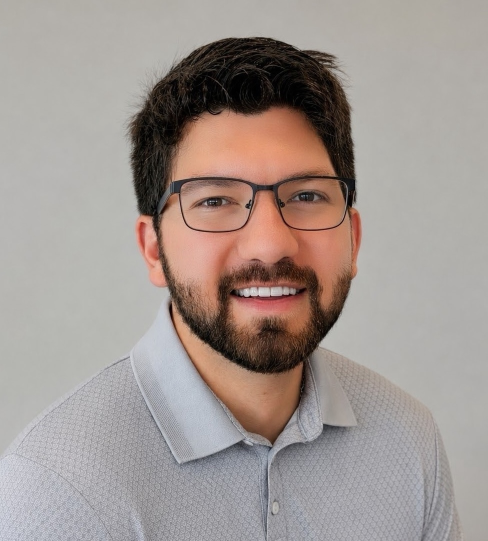
#> input picture assets/myPhoto.jpeg, 975 x 1082 px (shown at 1/2 size)
$ python build.py
#> lines starting #> are read from the running program, lines starting #| are printed output that depends on the picture
#!/usr/bin/env python3
"""Bake assets/portrait-ascii.js — the data behind the hero's ASCII portrait.

Pipeline: crop the headshot -> estimate depth with Depth Anything V2 -> reduce
both to a character grid -> emit a small base64 data file that script.js rotates
under the pointer.

    uv venv --python 3.13 .venv
    uv pip install --python .venv/bin/python numpy pillow onnxruntime
    curl -L -o depth_model.onnx \
      https://huggingface.co/onnx-community/depth-anything-v2-small/resolve/main/onnx/model.onnx
    .venv/bin/python build.py

The 94MB model is deliberately not in the repo — this runs once when the photo
changes, and the ~20KB it produces is what ships.

Notes on the numbers below, all of them arrived at by looking at the output:

* CROP is head-tight. The obvious framing (the same bust the photo showed) puts
  the shirt across the bottom third at the same luminance as the skin, and in a
  character grid the two merge into one bright slab with the face lost in it.

* The tone is the photo's own, levelled and lightly sharpened — NOT the depth
  map's shading. Lambert shading off a depth map this smooth washes out exactly
  the features that carry a likeness (brows, glasses, beard), and the result
  reads as an anonymous bust. The relief earns its keep in the rotation instead:
  parallax, occlusion, and a light shading term the renderer applies per frame.

* Cells are 1..255 inside the subject and 0 outside. Reserving 0 for "not drawn"
  means the mask rides along in the tone grid instead of needing its own.
"""
import base64
from pathlib import Path

import numpy as np
import onnxruntime as ort
from PIL import Image, ImageFilter

ROOT = Path(__file__).resolve().parents[2]
SRC = ROOT / "assets" / "myPhoto.jpeg"
OUT = ROOT / "assets" / "portrait-ascii.js"
MODEL = Path(__file__).parent / "depth_model.onnx"

CROP = (162, 0, 810, 864)   # 3:4, hair top ~7% down, chin ~81%
COLS, ROWS = 96, 77         # 96*0.6 / 77 ≈ 3:4 in JetBrains Mono's cell
RAMP = " .:-=+*#%@"
BG_SPLIT = 0.30             # inverse depth below this is the seamless backdrop
ZDEPTH = 0.42               # relief depth, in units of the plate's width
USM_RADIUS, USM_AMOUNT = 12, 1.1
GAMMA = 1.35
FADE = 0.16                 # bottom fraction over which the bust dissolves
LIGHT = np.array([-0.45, -0.55, 0.70])
LIGHT /= np.linalg.norm(LIGHT)

DX, DY = 1 / COLS, (4 / 3) / ROWS

# ── The invented sides ──────────────────────────────────────────────────────
# Each row of the head is treated as a horizontal slice through the skull. The
# photo gives the front of that slice; these continue the same ellipse past the
# silhouette so there is surface to show when the head turns. Everything out
# here is a guess — an anatomically-shaped one, but a guess.
WRAP_DEG = 46.0             # how far past the silhouette to build
WRAP_BACK = 0.85            # back-of-skull depth, as a fraction of half-width
WRAP_BLEND = 22.0           # degrees over which face curvature becomes skull
WRAP_FADE = 0.5             # tone multiplier at the far edge of the invention
WRAP_STEP = 1.2             # angular sampling, degrees
EAR_ROWS = (34, 45)         # grid rows: brow to nose-base, where ears live
EAR_ANG = (98.0, 128.0)     # degrees past front — the widest part of the skull
EAR_OUT = 0.055             # protrusion in plate widths, ~2cm on a real head


def depth_of(img):
    """Relative inverse depth, 0..1, larger = nearer."""
    w, h = img.size
    sw, sh = 518 / w, 518 / h
    s = sw if abs(1 - sw) < abs(1 - sh) else sh          # DPT keeps aspect
    tw, th = int(round(w * s / 14)) * 14, int(round(h * s / 14)) * 14
    x = np.asarray(img.resize((tw, th), Image.BICUBIC), np.float32) / 255.0
    x = (x - [0.485, 0.456, 0.406]) / [0.229, 0.224, 0.225]
    sess = ort.InferenceSession(str(MODEL), providers=["CPUExecutionProvider"])
    d = sess.run(None, {"pixel_values": x.transpose(2, 0, 1)[None].astype(np.float32)})[0][0]
    d = np.asarray(Image.fromarray(d).resize(img.size, Image.BICUBIC), np.float32)
    return (d - d.min()) / (d.max() - d.min())


def box(a):
    """Area-average down to the character grid."""
    return np.asarray(Image.fromarray(np.clip(a * 255, 0, 255).astype(np.uint8))
                      .resize((COLS, ROWS), Image.BOX), np.float32) / 255.0


def grad(z, step, axis):
    """Central difference, one-sided at the silhouette, 0 where isolated."""
    f, b = np.roll(z, -1, axis), np.roll(z, 1, axis)
    both = np.where(~np.isnan(f) & ~np.isnan(b), (f - b) / (2 * step), np.nan)
    fwd = np.where(~np.isnan(f), (f - z) / step, np.nan)
    bwd = np.where(~np.isnan(b), (z - b) / step, np.nan)
    return np.nan_to_num(np.where(~np.isnan(both), both,
                                  np.where(~np.isnan(fwd), fwd, bwd)))


img = Image.open(SRC).convert("RGB").crop(CROP)
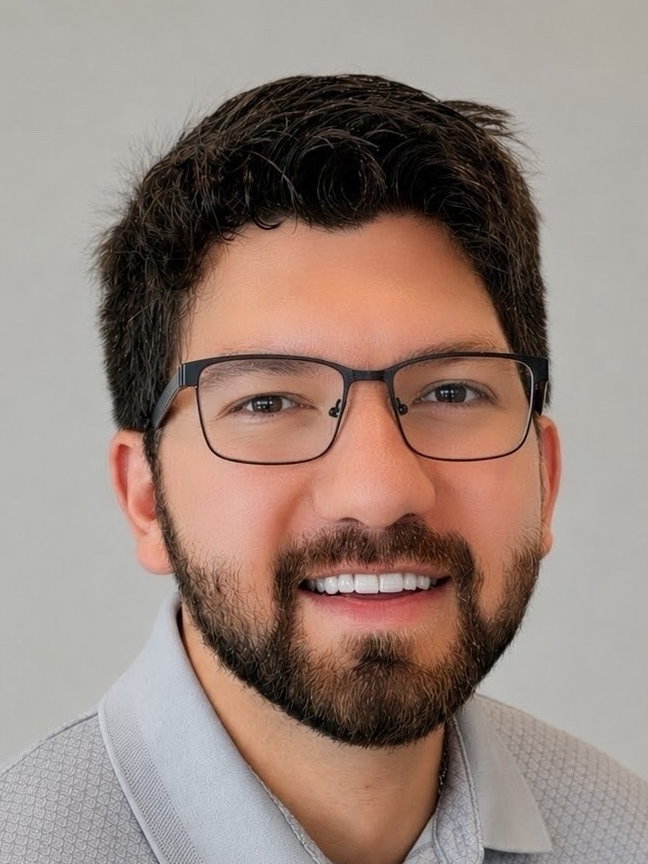
#> img: PIL image 648x864 RGB; mean R, G, B 151.7, 132.6, 123.5
gray = np.asarray(img.convert("L"), np.float32) / 255.0
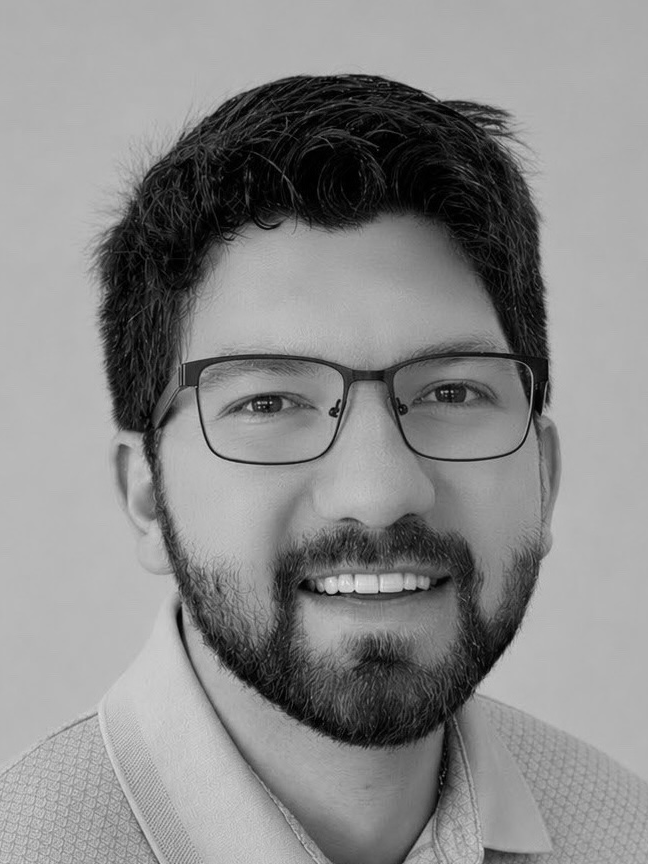
#> gray: shape (864, 648) float32; min 0, max 0.945, mean 0.538
depth = depth_of(img)
#> in depth_of, `x = (x - [0.485, 0.456, 0.406]) / [0.229, 0.224, 0.225]`:
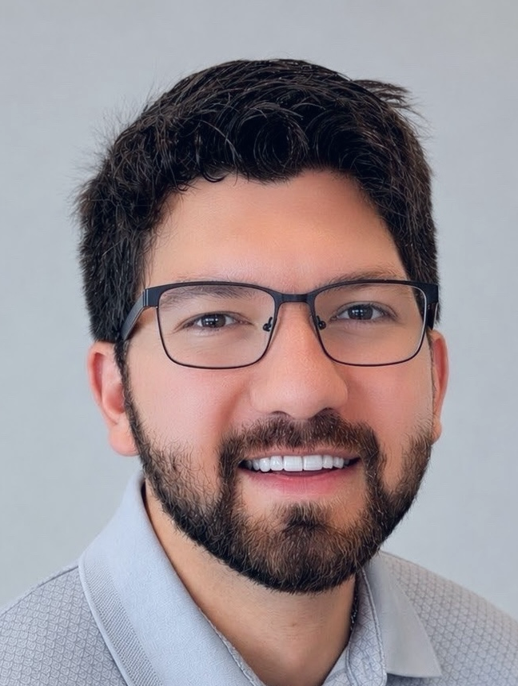
#> x: shape (686, 518, 3) float64; mean R, G, B 0.48, 0.286, 0.348; drawn with min black and max white
#> (the run stopped early here; a loop or call above may not have finished)
